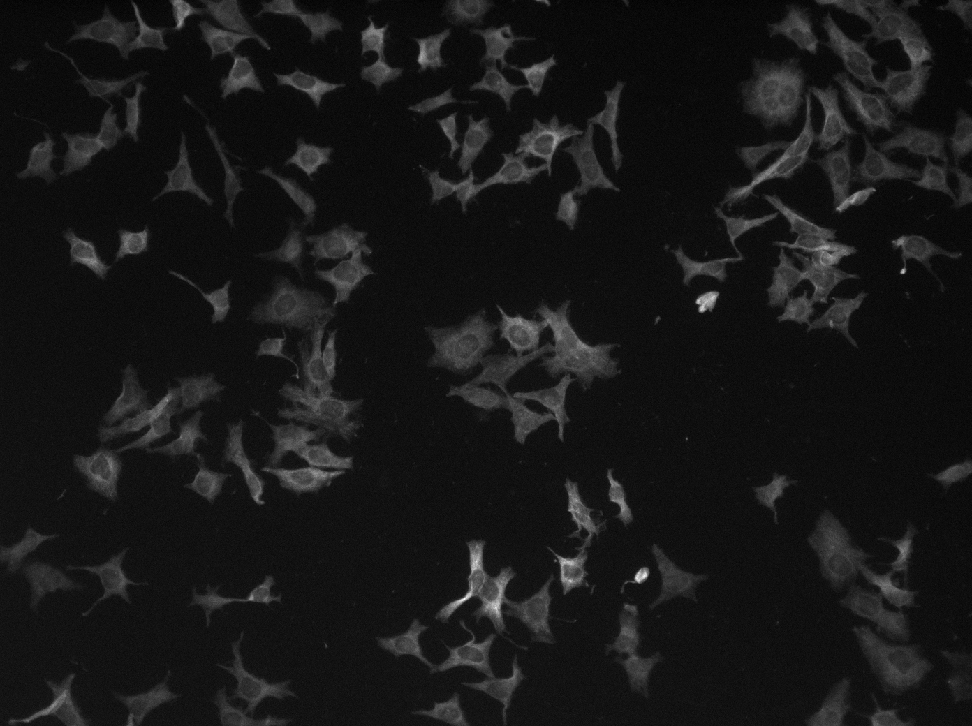
#> input picture data/280 QD p1.tif, 972 x 726 px, shrunk from 1392 x 1040 before the run, found by its file name; the run also reads 2 pictures not shown here
$ python quantum_dots_data_analysis.py
#> lines starting #> are read from the running program, lines starting #| are printed output that depends on the picture
import numpy as np
import matplotlib.pyplot as plt
from PIL import Image
import skimage.filters
import time
import scipy.stats as stats
import pandas as pd
from scipy import interpolate, integrate


def signal_distribution(x, mu, sigma):
    return (1 / (sigma * np.sqrt(2 * np.pi))) * np.exp(
        (-((x - mu) ** 2)) / (2 * sigma ** 2)
    )


def signal_distribution_scaled(x, mu, sigma):
    scale_factor = integrate.quad(
        signal_distribution,
        a=0,
        b=np.inf,
        args=(bg_signal_ratio_no_out_mean_p1, bg_signal_ratio_no_out_std_dev_p1),
    )[0]
    return (
        (1 / (sigma * np.sqrt(2 * np.pi)))
        * np.exp((-((x - mu) ** 2)) / (2 * sigma ** 2))
    ) / scale_factor


save_figures = True
timestamps = False

# Load the raw, background and autofluorescent data images
raw_280_p1 = np.asarray(Image.open("data\\280 QD p1.tif"), dtype=np.int16)
raw_280_p2 = np.asarray(Image.open("data\\280 QD p2.tif"), dtype=np.int16)
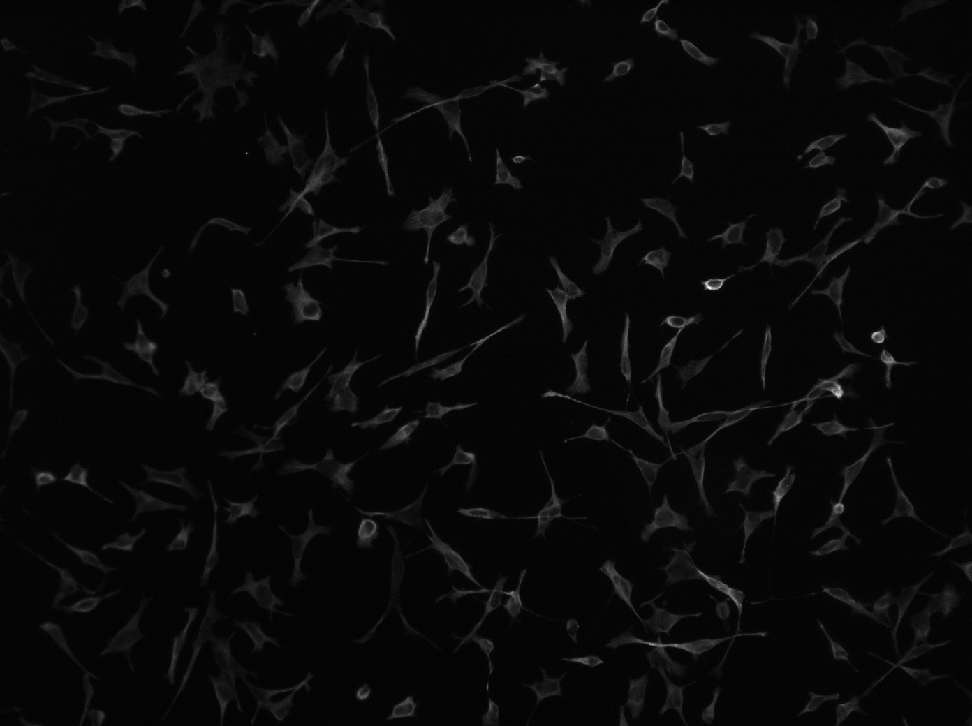
#> input picture data/280 QD p2.tif, 972 x 726 px, shrunk from 1392 x 1040 before the run, found by its file name
#> raw_280_p2 is the input picture: shape (726, 972) int16; min 186, max 1422, mean 230.6

raw_365_p1 = np.asarray(Image.open("data\\365 QD p1.tif"), dtype=np.int16)
raw_365_p2 = np.asarray(Image.open("data\\365 QD p2.tif"), dtype=np.int16)

background_280_p1 = np.asarray(Image.open("data\\280 bg p1.tif"), dtype=np.int16)
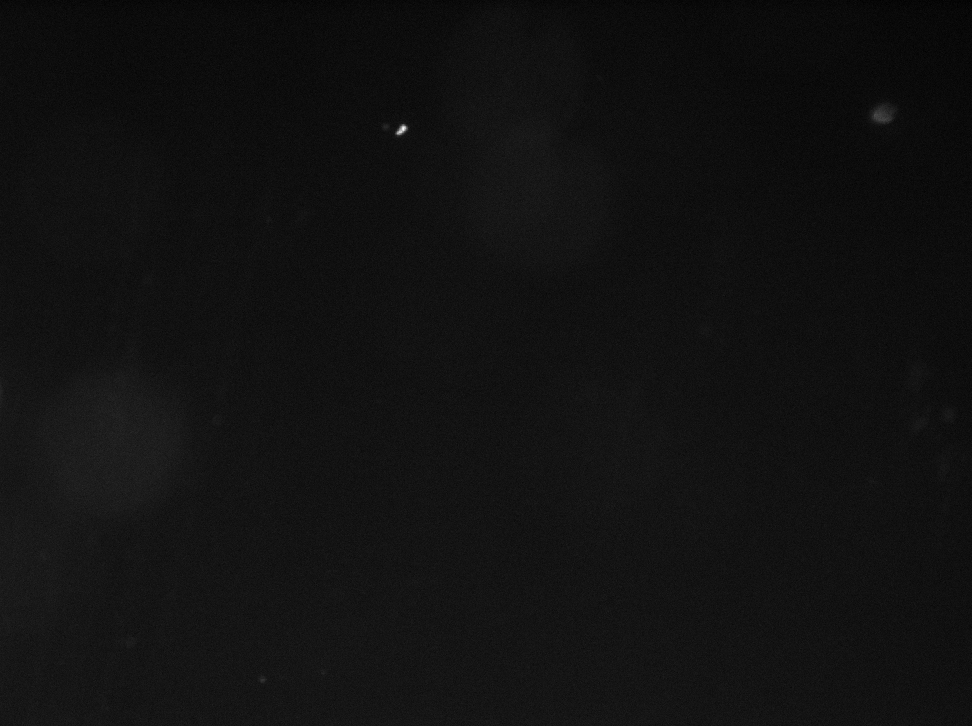
#> input picture data/280 bg p1.tif, 972 x 726 px, shrunk from 1392 x 1040 before the run, found by its file name
background_280_p2 = np.asarray(Image.open("data\\280 bg p2.tif"), dtype=np.int16)
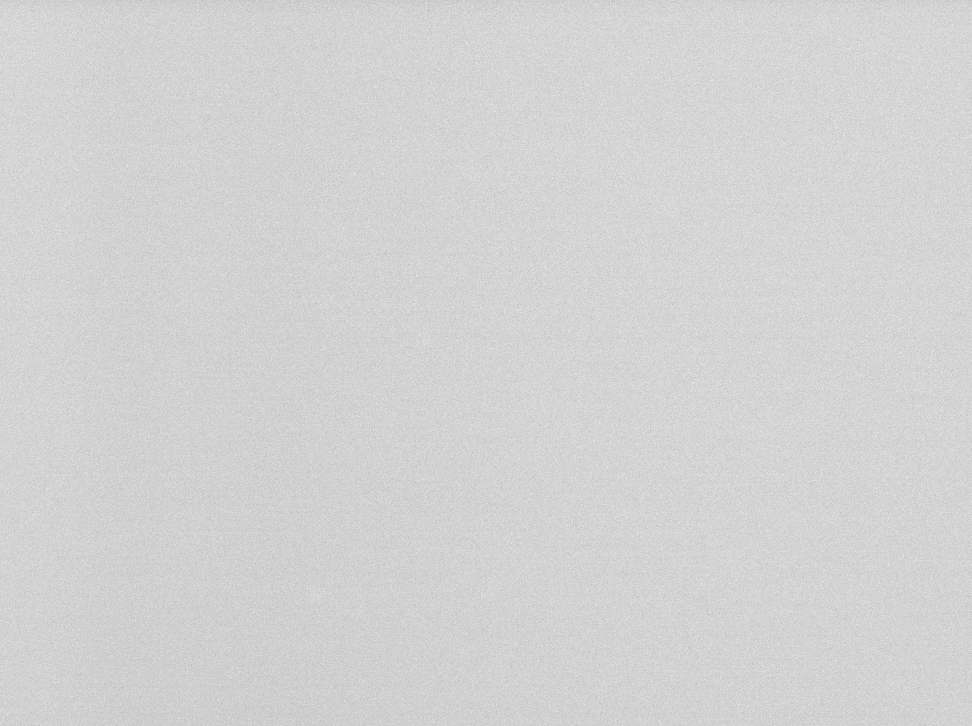
#> input picture data/280 bg p2.tif, 972 x 726 px, shrunk from 1392 x 1040 before the run, found by its file name
#> background_280_p2 is the input picture: shape (726, 972) int16; min 185, max 238, mean 210.5

#> (the run stopped early here; a loop or call above may not have finished)
